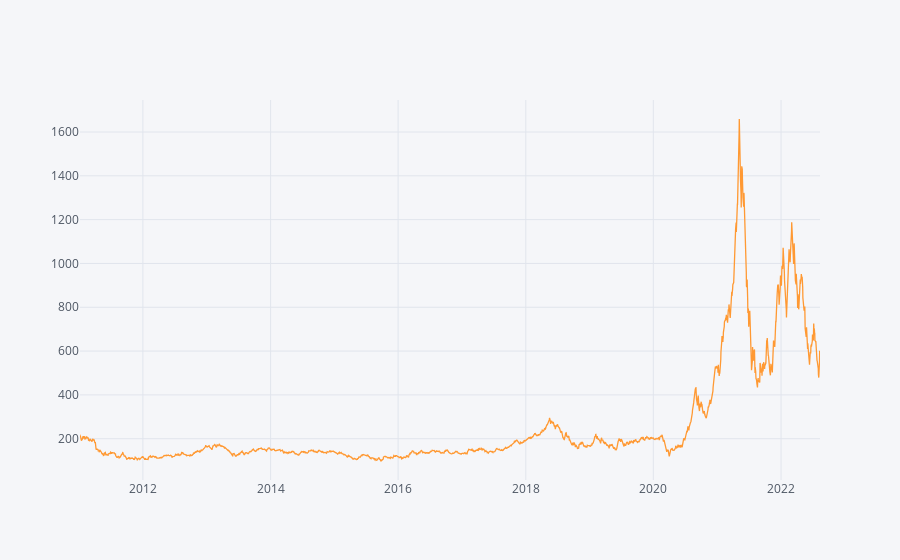

The code cell stored with this chart in its notebook:
### Code cell
Lumber_OHLCVI.Close.iplot()

### Figure 1 — Plotly figure (JSON) as saved in the notebook; plotly's stock layout.template omitted (floating-point values rounded to 4 significant figures; data arrays with more than 128 entries replaced by an {"elided": "..."} marker saying what was removed)
{"data": [{"line": {"color": "rgba(255, 153, 51, 1.0)", "dash": "solid", "shape": "linear", "width": 1.3}, "mode": "lines", "name": "Close", "text": "", "type": "scatter", "x": {"elided": "2923 str values"}, "y": {"elided": "2923 float values"}}], "layout": {"legend": {"bgcolor": "#F5F6F9", "font": {"color": "#4D5663"}}, "paper_bgcolor": "#F5F6F9", "plot_bgcolor": "#F5F6F9", "title": {"font": {"color": "#4D5663"}}, "xaxis": {"gridcolor": "#E1E5ED", "showgrid": true, "tickfont": {"color": "#4D5663"}, "title": {"font": {"color": "#4D5663"}, "text": ""}, "zerolinecolor": "#E1E5ED"}, "yaxis": {"gridcolor": "#E1E5ED", "showgrid": true, "tickfont": {"color": "#4D5663"}, "title": {"font": {"color": "#4D5663"}, "text": ""}, "zerolinecolor": "#E1E5ED"}}}
